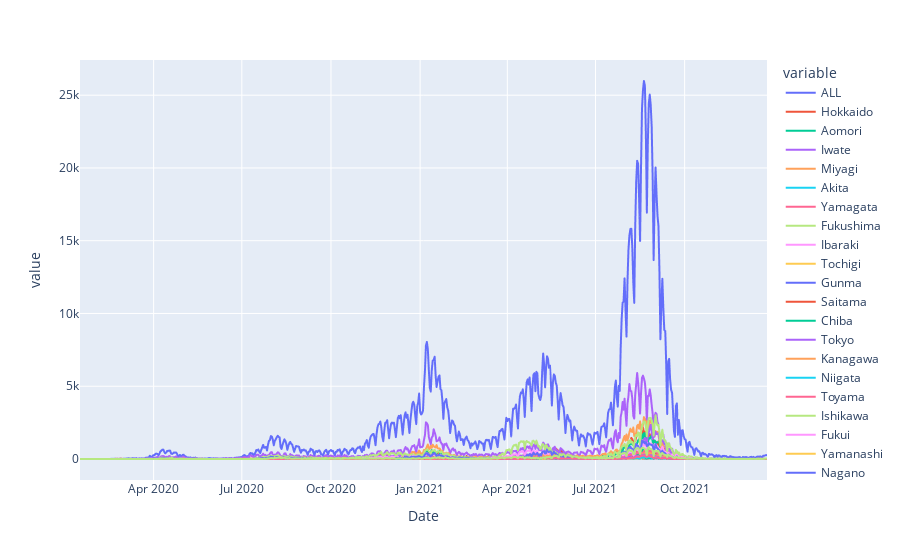

The cell this chart's notebook holds for it:
### Code cell
px.line(df, )

### Figure 1 — Plotly figure (JSON) as saved in the notebook; plotly's stock layout.template omitted (floating-point values rounded to 4 significant figures; data arrays with more than 128 entries replaced by an {"elided": "..."} marker saying what was removed)
{"data": [{"hovertemplate": "variable=ALL<br>Date=%{x}<br>value=%{y}<extra></extra>", "legendgroup": "ALL", "line": {"color": "#636efa", "dash": "solid"}, "marker": {"symbol": "circle"}, "mode": "lines", "name": "ALL", "showlegend": true, "type": "scattergl", "x": {"elided": "710 str values"}, "xaxis": "x", "y": {"elided": "710 int values"}, "yaxis": "y"}, {"hovertemplate": "variable=Hokkaido<br>Date=%{x}<br>value=%{y}<extra></extra>", "legendgroup": "Hokkaido", "line": {"color": "#EF553B", "dash": "solid"}, "marker": {"symbol": "circle"}, "mode": "lines", "name": "Hokkaido", "showlegend": true, "type": "scattergl", "x": {"elided": "710 str values"}, "xaxis": "x", "y": {"elided": "710 int values"}, "yaxis": "y"}, {"hovertemplate": "variable=Aomori<br>Date=%{x}<br>value=%{y}<extra></extra>", "legendgroup": "Aomori", "line": {"color": "#00cc96", "dash": "solid"}, "marker": {"symbol": "circle"}, "mode": "lines", "name": "Aomori", "showlegend": true, "type": "scattergl", "x": {"elided": "710 str values"}, "xaxis": "x", "y": {"elided": "710 int values"}, "yaxis": "y"}, {"hovertemplate": "variable=Iwate<br>Date=%{x}<br>value=%{y}<extra></extra>", "legendgroup": "Iwate", "line": {"color": "#ab63fa", "dash": "solid"}, "marker": {"symbol": "circle"}, "mode": "lines", "name": "Iwate", "showlegend": true, "type": "scattergl", "x": {"elided": "710 str values"}, "xaxis": "x", "y": {"elided": "710 int values"}, "yaxis": "y"}, {"hovertemplate": "variable=Miyagi<br>Date=%{x}<br>value=%{y}<extra></extra>", "legendgroup": "Miyagi", "line": {"color": "#FFA15A", "dash": "solid"}, "marker": {"symbol": "circle"}, "mode": "lines", "name": "Miyagi", "showlegend": true, "type": "scattergl", "x": {"elided": "710 str values"}, "xaxis": "x", "y": {"elided": "710 int values"}, "yaxis": "y"}, {"hovertemplate": "variable=Akita<br>Date=%{x}<br>value=%{y}<extra></extra>", "legendgroup": "Akita", "line": {"color": "#19d3f3", "dash": "solid"}, "marker": {"symbol": "circle"}, "mode": "lines", "name": "Akita", "showlegend": true, "type": "scattergl", "x": {"elided": "710 str values"}, "xaxis": "x", "y": {"elided": "710 int values"}, "yaxis": "y"}, {"hovertemplate": "variable=Yamagata<br>Date=%{x}<br>value=%{y}<extra></extra>", "legendgroup": "Yamagata", "line": {"color": "#FF6692", "dash": "solid"}, "marker": {"symbol": "circle"}, "mode": "lines", "name": "Yamagata", "showlegend": true, "type": "scattergl", "x": {"elided": "710 str values"}, "xaxis": "x", "y": {"elided": "710 int values"}, "yaxis": "y"}, {"hovertemplate": "variable=Fukushima<br>Date=%{x}<br>value=%{y}<extra></extra>", "legendgroup": "Fukushima", "line": {"color": "#B6E880", "dash": "solid"}, "marker": {"symbol": "circle"}, "mode": "lines", "name": "Fukushima", "showlegend": true, "type": "scattergl", "x": {"elided": "710 str values"}, "xaxis": "x", "y": {"elided": "710 int values"}, "yaxis": "y"}, {"hovertemplate": "variable=Ibaraki<br>Date=%{x}<br>value=%{y}<extra></extra>", "legendgroup": "Ibaraki", "line": {"color": "#FF97FF", "dash": "solid"}, "marker": {"symbol": "circle"}, "mode": "lines", "name": "Ibaraki", "showlegend": true, "type": "scattergl", "x": {"elided": "710 str values"}, "xaxis": "x", "y": {"elided": "710 int values"}, "yaxis": "y"}, {"hovertemplate": "variable=Tochigi<br>Date=%{x}<br>value=%{y}<extra></extra>", "legendgroup": "Tochigi", "line": {"color": "#FECB52", "dash": "solid"}, "marker": {"symbol": "circle"}, "mode": "lines", "name": "Tochigi", "showlegend": true, "type": "scattergl", "x": {"elided": "710 str values"}, "xaxis": "x", "y": {"elided": "710 int values"}, "yaxis": "y"}, {"hovertemplate": "variable=Gunma<br>Date=%{x}<br>value=%{y}<extra></extra>", "legendgroup": "Gunma", "line": {"color": "#636efa", "dash": "solid"}, "marker": {"symbol": "circle"}, "mode": "lines", "name": "Gunma", "showlegend": true, "type": "scattergl", "x": {"elided": "710 str values"}, "xaxis": "x", "y": {"elided": "710 int values"}, "yaxis": "y"}, {"hovertemplate": "variable=Saitama<br>Date=%{x}<br>value=%{y}<extra></extra>", "legendgroup": "Saitama", "line": {"color": "#EF553B", "dash": "solid"}, "marker": {"symbol": "circle"}, "mode": "lines", "name": "Saitama", "showlegend": true, "type": "scattergl", "x": {"elided": "710 str values"}, "xaxis": "x", "y": {"elided": "710 int values"}, "yaxis": "y"}, {"hovertemplate": "variable=Chiba<br>Date=%{x}<br>value=%{y}<extra></extra>", "legendgroup": "Chiba", "line": {"color": "#00cc96", "dash": "solid"}, "marker": {"symbol": "circle"}, "mode": "lines", "name": "Chiba", "showlegend": true, "type": "scattergl", "x": {"elided": "710 str values"}, "xaxis": "x", "y": {"elided": "710 int values"}, "yaxis": "y"}, {"hovertemplate": "variable=Tokyo<br>Date=%{x}<br>value=%{y}<extra></extra>", "legendgroup": "Tokyo", "line": {"color": "#ab63fa", "dash": "solid"}, "marker": {"symbol": "circle"}, "mode": "lines", "name": "Tokyo", "showlegend": true, "type": "scattergl", "x": {"elided": "710 str values"}, "xaxis": "x", "y": {"elided": "710 int values"}, "yaxis": "y"}, {"hovertemplate": "variable=Kanagawa<br>Date=%{x}<br>value=%{y}<extra></extra>", "legendgroup": "Kanagawa", "line": {"color": "#FFA15A", "dash": "solid"}, "marker": {"symbol": "circle"}, "mode": "lines", "name": "Kanagawa", "showlegend": true, "type": "scattergl", "x": {"elided": "710 str values"}, "xaxis": "x", "y": {"elided": "710 int values"}, "yaxis": "y"}, {"hovertemplate": "variable=Niigata<br>Date=%{x}<br>value=%{y}<extra></extra>", "legendgroup": "Niigata", "line": {"color": "#19d3f3", "dash": "solid"}, "marker": {"symbol": "circle"}, "mode": "lines", "name": "Niigata", "showlegend": true, "type": "scattergl", "x": {"elided": "710 str values"}, "xaxis": "x", "y": {"elided": "710 int values"}, "yaxis": "y"}, {"hovertemplate": "variable=Toyama<br>Date=%{x}<br>value=%{y}<extra></extra>", "legendgroup": "Toyama", "line": {"color": "#FF6692", "dash": "solid"}, "marker": {"symbol": "circle"}, "mode": "lines", "name": "Toyama", "showlegend": true, "type": "scattergl", "x": {"elided": "710 str values"}, "xaxis": "x", "y": {"elided": "710 int values"}, "yaxis": "y"}, {"hovertemplate": "variable=Ishikawa<br>Date=%{x}<br>value=%{y}<extra></extra>", "legendgroup": "Ishikawa", "line": {"color": "#B6E880", "dash": "solid"}, "marker": {"symbol": "circle"}, "mode": "lines", "name": "Ishikawa", "showlegend": true, "type": "scattergl", "x": {"elided": "710 str values"}, "xaxis": "x", "y": {"elided": "710 int values"}, "yaxis": "y"}, {"hovertemplate": "variable=Fukui<br>Date=%{x}<br>value=%{y}<extra></extra>", "legendgroup": "Fukui", "line": {"color": "#FF97FF", "dash": "solid"}, "marker": {"symbol": "circle"}, "mode": "lines", "name": "Fukui", "showlegend": true, "type": "scattergl", "x": {"elided": "710 str values"}, "xaxis": "x", "y": {"elided": "710 int values"}, "yaxis": "y"}, {"hovertemplate": "variable=Yamanashi<br>Date=%{x}<br>value=%{y}<extra></extra>", "legendgroup": "Yamanashi", "line": {"color": "#FECB52", "dash": "solid"}, "marker": {"symbol": "circle"}, "mode": "lines", "name": "Yamanashi", "showlegend": true, "type": "scattergl", "x": {"elided": "710 str values"}, "xaxis": "x", "y": {"elided": "710 int values"}, "yaxis": "y"}, {"hovertemplate": "variable=Nagano<br>Date=%{x}<br>value=%{y}<extra></extra>", "legendgroup": "Nagano", "line": {"color": "#636efa", "dash": "solid"}, "marker": {"symbol": "circle"}, "mode": "lines", "name": "Nagano", "showlegend": true, "type": "scattergl", "x": {"elided": "710 str values"}, "xaxis": "x", "y": {"elided": "710 int values"}, "yaxis": "y"}, {"hovertemplate": "variable=Gifu<br>Date=%{x}<br>value=%{y}<extra></extra>", "legendgroup": "Gifu", "line": {"color": "#EF553B", "dash": "solid"}, "marker": {"symbol": "circle"}, "mode": "lines", "name": "Gifu", "showlegend": true, "type": "scattergl", "x": {"elided": "710 str values"}, "xaxis": "x", "y": {"elided": "710 int values"}, "yaxis": "y"}, {"hovertemplate": "variable=Shizuoka<br>Date=%{x}<br>value=%{y}<extra></extra>", "legendgroup": "Shizuoka", "line": {"color": "#00cc96", "dash": "solid"}, "marker": {"symbol": "circle"}, "mode": "lines", "name": "Shizuoka", "showlegend": true, "type": "scattergl", "x": {"elided": "710 str values"}, "xaxis": "x", "y": {"elided": "710 int values"}, "yaxis": "y"}, {"hovertemplate": "variable=Aichi<br>Date=%{x}<br>value=%{y}<extra></extra>", "legendgroup": "Aichi", "line": {"color": "#ab63fa", "dash": "solid"}, "marker": {"symbol": "circle"}, "mode": "lines", "name": "Aichi", "showlegend": true, "type": "scattergl", "x": {"elided": "710 str values"}, "xaxis": "x", "y": {"elided": "710 int values"}, "yaxis": "y"}, {"hovertemplate": "variable=Mie<br>Date=%{x}<br>value=%{y}<extra></extra>", "legendgroup": "Mie", "line": {"color": "#FFA15A", "dash": "solid"}, "marker": {"symbol": "circle"}, "mode": "lines", "name": "Mie", "showlegend": true, "type": "scattergl", "x": {"elided": "710 str values"}, "xaxis": "x", "y": {"elided": "710 int values"}, "yaxis": "y"}, {"hovertemplate": "variable=Shiga<br>Date=%{x}<br>value=%{y}<extra></extra>", "legendgroup": "Shiga", "line": {"color": "#19d3f3", "dash": "solid"}, "marker": {"symbol": "circle"}, "mode": "lines", "name": "Shiga", "showlegend": true, "type": "scattergl", "x": {"elided": "710 str values"}, "xaxis": "x", "y": {"elided": "710 int values"}, "yaxis": "y"}, {"hovertemplate": "variable=Kyoto<br>Date=%{x}<br>value=%{y}<extra></extra>", "legendgroup": "Kyoto", "line": {"color": "#FF6692", "dash": "solid"}, "marker": {"symbol": "circle"}, "mode": "lines", "name": "Kyoto", "showlegend": true, "type": "scattergl", "x": {"elided": "710 str values"}, "xaxis": "x", "y": {"elided": "710 int values"}, "yaxis": "y"}, {"hovertemplate": "variable=Osaka<br>Date=%{x}<br>value=%{y}<extra></extra>", "legendgroup": "Osaka", "line": {"color": "#B6E880", "dash": "solid"}, "marker": {"symbol": "circle"}, "mode": "lines", "name": "Osaka", "showlegend": true, "type": "scattergl", "x": {"elided": "710 str values"}, "xaxis": "x", "y": {"elided": "710 int values"}, "yaxis": "y"}, {"hovertemplate": "variable=Hyogo<br>Date=%{x}<br>value=%{y}<extra></extra>", "legendgroup": "Hyogo", "line": {"color": "#FF97FF", "dash": "solid"}, "marker": {"symbol": "circle"}, "mode": "lines", "name": "Hyogo", "showlegend": true, "type": "scattergl", "x": {"elided": "710 str values"}, "xaxis": "x", "y": {"elided": "710 int values"}, "yaxis": "y"}, {"hovertemplate": "variable=Nara<br>Date=%{x}<br>value=%{y}<extra></extra>", "legendgroup": "Nara", "line": {"color": "#FECB52", "dash": "solid"}, "marker": {"symbol": "circle"}, "mode": "lines", "name": "Nara", "showlegend": true, "type": "scattergl", "x": {"elided": "710 str values"}, "xaxis": "x", "y": {"elided": "710 int values"}, "yaxis": "y"}, {"hovertemplate": "variable=Wakayama<br>Date=%{x}<br>value=%{y}<extra></extra>", "legendgroup": "Wakayama", "line": {"color": "#636efa", "dash": "solid"}, "marker": {"symbol": "circle"}, "mode": "lines", "name": "Wakayama", "showlegend": true, "type": "scattergl", "x": {"elided": "710 str values"}, "xaxis": "x", "y": {"elided": "710 int values"}, "yaxis": "y"}, {"hovertemplate": "variable=Tottori<br>Date=%{x}<br>value=%{y}<extra></extra>", "legendgroup": "Tottori", "line": {"color": "#EF553B", "dash": "solid"}, "marker": {"symbol": "circle"}, "mode": "lines", "name": "Tottori", "showlegend": true, "type": "scattergl", "x": {"elided": "710 str values"}, "xaxis": "x", "y": {"elided": "710 int values"}, "yaxis": "y"}, {"hovertemplate": "variable=Shimane<br>Date=%{x}<br>value=%{y}<extra></extra>", "legendgroup": "Shimane", "line": {"color": "#00cc96", "dash": "solid"}, "marker": {"symbol": "circle"}, "mode": "lines", "name": "Shimane", "showlegend": true, "type": "scattergl", "x": {"elided": "710 str values"}, "xaxis": "x", "y": {"elided": "710 int values"}, "yaxis": "y"}, {"hovertemplate": "variable=Okayama<br>Date=%{x}<br>value=%{y}<extra></extra>", "legendgroup": "Okayama", "line": {"color": "#ab63fa", "dash": "solid"}, "marker": {"symbol": "circle"}, "mode": "lines", "name": "Okayama", "showlegend": true, "type": "scattergl", "x": {"elided": "710 str values"}, "xaxis": "x", "y": {"elided": "710 int values"}, "yaxis": "y"}, {"hovertemplate": "variable=Hiroshima<br>Date=%{x}<br>value=%{y}<extra></extra>", "legendgroup": "Hiroshima", "line": {"color": "#FFA15A", "dash": "solid"}, "marker": {"symbol": "circle"}, "mode": "lines", "name": "Hiroshima", "showlegend": true, "type": "scattergl", "x": {"elided": "710 str values"}, "xaxis": "x", "y": {"elided": "710 int values"}, "yaxis": "y"}, {"hovertemplate": "variable=Yamaguchi<br>Date=%{x}<br>value=%{y}<extra></extra>", "legendgroup": "Yamaguchi", "line": {"color": "#19d3f3", "dash": "solid"}, "marker": {"symbol": "circle"}, "mode": "lines", "name": "Yamaguchi", "showlegend": true, "type": "scattergl", "x": {"elided": "710 str values"}, "xaxis": "x", "y": {"elided": "710 int values"}, "yaxis": "y"}, {"hovertemplate": "variable=Tokushima<br>Date=%{x}<br>value=%{y}<extra></extra>", "legendgroup": "Tokushima", "line": {"color": "#FF6692", "dash": "solid"}, "marker": {"symbol": "circle"}, "mode": "lines", "name": "Tokushima", "showlegend": true, "type": "scattergl", "x": {"elided": "710 str values"}, "xaxis": "x", "y": {"elided": "710 int values"}, "yaxis": "y"}, {"hovertemplate": "variable=Kagawa<br>Date=%{x}<br>value=%{y}<extra></extra>", "legendgroup": "Kagawa", "line": {"color": "#B6E880", "dash": "solid"}, "marker": {"symbol": "circle"}, "mode": "lines", "name": "Kagawa", "showlegend": true, "type": "scattergl", "x": {"elided": "710 str values"}, "xaxis": "x", "y": {"elided": "710 int values"}, "yaxis": "y"}, {"hovertemplate": "variable=Ehime<br>Date=%{x}<br>value=%{y}<extra></extra>", "legendgroup": "Ehime", "line": {"color": "#FF97FF", "dash": "solid"}, "marker": {"symbol": "circle"}, "mode": "lines", "name": "Ehime", "showlegend": true, "type": "scattergl", "x": {"elided": "710 str values"}, "xaxis": "x", "y": {"elided": "710 int values"}, "yaxis": "y"}, {"hovertemplate": "variable=Kochi<br>Date=%{x}<br>value=%{y}<extra></extra>", "legendgroup": "Kochi", "line": {"color": "#FECB52", "dash": "solid"}, "marker": {"symbol": "circle"}, "mode": "lines", "name": "Kochi", "showlegend": true, "type": "scattergl", "x": {"elided": "710 str values"}, "xaxis": "x", "y": {"elided": "710 int values"}, "yaxis": "y"}, {"hovertemplate": "variable=Fukuoka<br>Date=%{x}<br>value=%{y}<extra></extra>", "legendgroup": "Fukuoka", "line": {"color": "#636efa", "dash": "solid"}, "marker": {"symbol": "circle"}, "mode": "lines", "name": "Fukuoka", "showlegend": true, "type": "scattergl", "x": {"elided": "710 str values"}, "xaxis": "x", "y": {"elided": "710 int values"}, "yaxis": "y"}, {"hovertemplate": "variable=Saga<br>Date=%{x}<br>value=%{y}<extra></extra>", "legendgroup": "Saga", "line": {"color": "#EF553B", "dash": "solid"}, "marker": {"symbol": "circle"}, "mode": "lines", "name": "Saga", "showlegend": true, "type": "scattergl", "x": {"elided": "710 str values"}, "xaxis": "x", "y": {"elided": "710 int values"}, "yaxis": "y"}, {"hovertemplate": "variable=Nagasaki<br>Date=%{x}<br>value=%{y}<extra></extra>", "legendgroup": "Nagasaki", "line": {"color": "#00cc96", "dash": "solid"}, "marker": {"symbol": "circle"}, "mode": "lines", "name": "Nagasaki", "showlegend": true, "type": "scattergl", "x": {"elided": "710 str values"}, "xaxis": "x", "y": {"elided": "710 int values"}, "yaxis": "y"}, {"hovertemplate": "variable=Kumamoto<br>Date=%{x}<br>value=%{y}<extra></extra>", "legendgroup": "Kumamoto", "line": {"color": "#ab63fa", "dash": "solid"}, "marker": {"symbol": "circle"}, "mode": "lines", "name": "Kumamoto", "showlegend": true, "type": "scattergl", "x": {"elided": "710 str values"}, "xaxis": "x", "y": {"elided": "710 int values"}, "yaxis": "y"}, {"hovertemplate": "variable=Oita<br>Date=%{x}<br>value=%{y}<extra></extra>", "legendgroup": "Oita", "line": {"color": "#FFA15A", "dash": "solid"}, "marker": {"symbol": "circle"}, "mode": "lines", "name": "Oita", "showlegend": true, "type": "scattergl", "x": {"elided": "710 str values"}, "xaxis": "x", "y": {"elided": "710 int values"}, "yaxis": "y"}, {"hovertemplate": "variable=Miyazaki<br>Date=%{x}<br>value=%{y}<extra></extra>", "legendgroup": "Miyazaki", "line": {"color": "#19d3f3", "dash": "solid"}, "marker": {"symbol": "circle"}, "mode": "lines", "name": "Miyazaki", "showlegend": true, "type": "scattergl", "x": {"elided": "710 str values"}, "xaxis": "x", "y": {"elided": "710 int values"}, "yaxis": "y"}, {"hovertemplate": "variable=Kagoshima<br>Date=%{x}<br>value=%{y}<extra></extra>", "legendgroup": "Kagoshima", "line": {"color": "#FF6692", "dash": "solid"}, "marker": {"symbol": "circle"}, "mode": "lines", "name": "Kagoshima", "showlegend": true, "type": "scattergl", "x": {"elided": "710 str values"}, "xaxis": "x", "y": {"elided": "710 int values"}, "yaxis": "y"}, {"hovertemplate": "variable=Okinawa<br>Date=%{x}<br>value=%{y}<extra></extra>", "legendgroup": "Okinawa", "line": {"color": "#B6E880", "dash": "solid"}, "marker": {"symbol": "circle"}, "mode": "lines", "name": "Okinawa", "showlegend": true, "type": "scattergl", "x": {"elided": "710 str values"}, "xaxis": "x", "y": {"elided": "710 int values"}, "yaxis": "y"}], "layout": {"autosize": true, "legend": {"title": {"text": "variable"}, "tracegroupgap": 0}, "margin": {"t": 60}, "xaxis": {"anchor": "y", "autorange": true, "domain": [0, 1], "range": ["2020-01-16", "2021-12-25"], "title": {"text": "Date"}, "type": "date"}, "yaxis": {"anchor": "x", "autorange": true, "domain": [0, 1], "range": [-1443.0, 27420.0], "title": {"text": "value"}, "type": "linear"}}}
